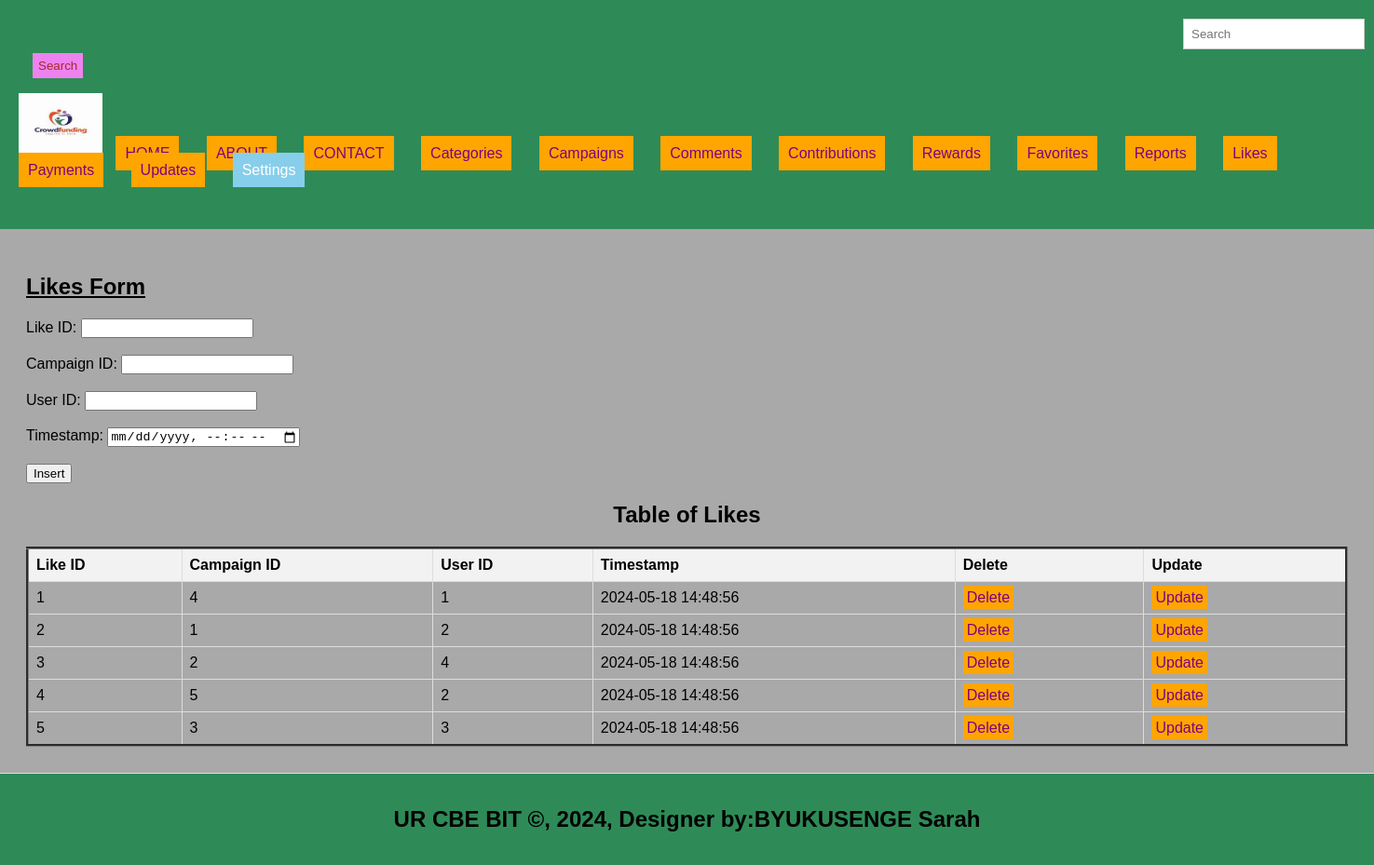
The page /likes.php on the database its author committed.
### tables this page shows
CREATE TABLE `likes` (
  `like_id` int(11) NOT NULL,
  `campaign_id` int(11) DEFAULT NULL,
  `user_id` int(11) DEFAULT NULL,
  `timestamp` timestamp NOT NULL DEFAULT current_timestamp()
);

### likes.php (the view, shortened to what this page needs)
<!DOCTYPE html>
<html lang="en">
<head>
  <link rel="stylesheet" type="text/css" href="style.css" title="style 1" media="screen, tv, projection, handheld, print"/>
  </head>
  <header>
<body bgcolor="darkgrey">
  <form method="GET" class="d-flex" role="search" action="search.php">
      <input class="form-control me-2" type="search" placeholder="Search" aria-label="Search" name="query">
      <button class="btn btn-outline-success" type="submit">Search</button>
    </form>
  <ul style="list-style-type: none; padding: 0;">
    <li style="display: inline; margin-right: 10px;">
    <img src="./image/logopictr.jpeg" width="90" height="70" alt="Logo">
  </li>
    <li style="display: inline; margin-right: 10px;"><a href="./home.html">HOME</a></li>
    <li style="display: inline; margin-right: 10px;"><a href="./about.html">ABOUT</a></li>
    <li style="display: inline; margin-right: 10px;"><a href="./contact.html">CONTACT</a></li>
    <li style="display: inline; margin-right: 10px;"><a href="./categories.php">Categories</a></li>
    <li style="display: inline; margin-right: 10px;"><a href="./campaigns.php">Campaigns</a></li>
    <li style="display: inline; margin-right: 10px;"><a href="./comments.php">Comments</a></li>
    <li style="display: inline; margin-right: 10px;"><a href="./contributions.php">Contributions</a></li>
    <li style="display: inline; margin-right: 10px;"><a href="./rewards.php">Rewards</a></li>
    <li style="display: inline; margin-right: 10px;"><a href="./favorites.php">Favorites</a></li>
    <li style="display: inline; margin-right: 10px;"><a href="./reports.php">Reports</a></li>
    <li style="display: inline; margin-right: 10px;"><a href="./likes.php">Likes</a></li>
    <li style="display: inline; margin-right: 10px;"><a href="./payments.php">Payments</a></li>
    <li style="display: inline; margin-right: 10px;"><a href="./updates.php">Updates</a></li>
    <li class="dropdown" style="display: inline; margin-right: 10px;">
      <a href="#" style="padding: 10px; color: white; background-color: skyblue; text-decoration: none; margin-right: 15px;">Settings</a>
    </li><br><br>
  </ul>
</header>
<section>
<h1><u> Likes Form </u></h1>
<form method="post" onsubmit="return confirmInsert();">
    <label for="like_id">Like ID:</label>
    <input type="number" id="like_id" name="like_id"><br><br>
    <label for="campaign_id">Campaign ID:</label>
    <input type="number" id="campaign_id" name="campaign_id"><br><br>
    <label for="user_id">User ID:</label>
    <input type="number" id="user_id" name="user_id" required><br><br>
    <label for="timestamp">Timestamp:</label>
    <input type="datetime-local" id="timestamp" name="timestamp" required><br><br>
    <input type="submit" name="add" value="Insert">
</form>
<!DOCTYPE html>
<html>
<head>
</head>
<body>
    <center><h2>Table of Likes</h2></center>
    <table border="3">
        <tr>
            <th>Like ID</th>
            <th>Campaign ID</th>
            <th>User ID</th>
            <th>Timestamp</th>
            <th>Delete</th>
            <th>Update</th>
        </tr>
        <?php
        include('db_connection.php');
        $sql = "SELECT * FROM likes";
        $result = $connection->query($sql);
        if ($result->num_rows > 0) {
            while ($row = $result->fetch_assoc()) {
                $like_id = $row['like_id'];
                echo "<tr>
                    <td>" . $row['like_id'] . "</td>
                    <td>" . $row['campaign_id'] . "</td>
                    <td>" . $row['user_id'] . "</td>
                    <td>" . $row['timestamp'] . "</td>
                    <td><a style='padding:4px' href='delete_likes.php?like_id=$like_id'>Delete</a></td>
                    <td><a style='padding:4px' href='update_likes.php?like_id=$like_id'>Update</a></td>
                </tr>";
            }
        } else {
            echo "<tr><td colspan='6'>No data found</td></tr>";
        }
        ?>
    </table>
</body>
</section>
<footer>
  <center>
    <b><h2>UR CBE BIT &copy, 2024, Designer by:BYUKUSENGE Sarah</h2></b>
  </center>
</footer>
</body>
</html>

### style.css (style rules this page uses)
body { font-family: Arial, sans-serif; margin: 0; padding: 0; }
.form-control { padding: 8px; margin-left: 4px; border: 1px solid #ccc; }
.btn { padding: 6px; background-color: violet; color: brown; border: none; }
.dropdown { position: relative; display: inline; margin-right: 10px; }
body { font-family: Arial,sans-serif; margin:0; padding:0; }
header { background-color:seagreen; padding: 20px; }
.dropdown { position: right; display:right; direction:rtl; }
section { padding:28px; border-bottom: 1px solid #ddd; }
footer { text-align: center; padding: 15px; background-color:seagreen; }

### likes.php (style rules this page uses)
a { padding: 10px; color: green; background-color: orange; text-decoration: none; margin-right: 15px; }
a:link { color: purple; }
button.btn { margin-left: 15px; margin-top: 4px; }
input.form-control { margin-left: 1250px; padding: 8px; }
table { width: 100%; border-collapse: collapse; }
th, td { border: 1px solid #ddd; padding: 8px; text-align: left; }
th { background-color: #f2f2f2; }

### rows shown on the page
likes: like_id "1", campaign "4", user "1", timestamp "2024-05-18 14:48:56"
likes: like_id "2", campaign "1", user "2", timestamp "2024-05-18 14:48:56"
likes: like_id "3", campaign "2", user "4", timestamp "2024-05-18 14:48:56"
likes: like_id "4", campaign "5", user "2", timestamp "2024-05-18 14:48:56"
likes: like_id "5", campaign "3", user "3", timestamp "2024-05-18 14:48:56"
